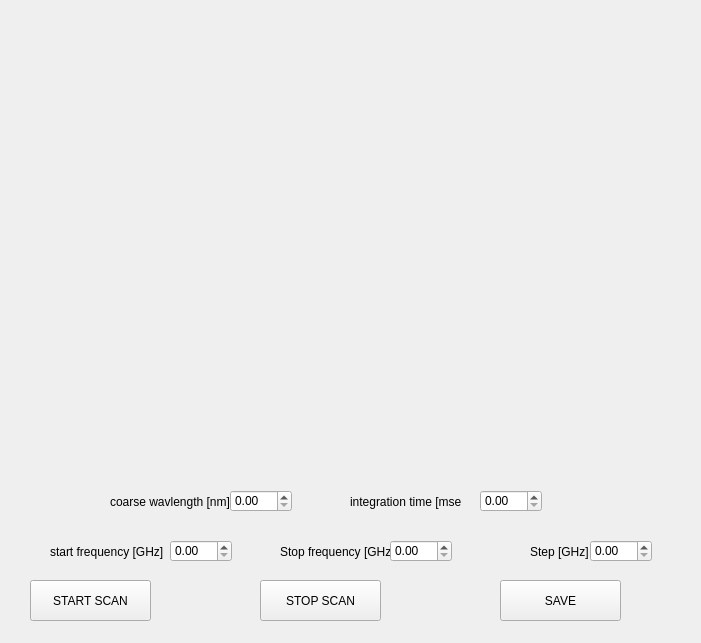
<?xml version="1.0" encoding="UTF-8"?>
<ui version="4.0">
 <class>Panel</class>
 <widget class="QWidget" name="Panel">
  <property name="geometry">
   <rect>
    <x>0</x>
    <y>0</y>
    <width>701</width>
    <height>643</height>
   </rect>
  </property>
  <property name="windowTitle">
   <string>Form</string>
  </property>
  <property name="layoutDirection">
   <enum>Qt::LeftToRight</enum>
  </property>
  <widget class="QPushButton" name="start_scan_button">
   <property name="geometry">
    <rect>
     <x>30</x>
     <y>580</y>
     <width>121</width>
     <height>41</height>
    </rect>
   </property>
   <property name="text">
    <string>START SCAN</string>
   </property>
  </widget>
  <widget class="QPushButton" name="stop_scan_button">
   <property name="geometry">
    <rect>
     <x>260</x>
     <y>580</y>
     <width>121</width>
     <height>41</height>
    </rect>
   </property>
   <property name="text">
    <string>STOP SCAN</string>
   </property>
  </widget>
  <widget class="QPushButton" name="save_scan_button">
   <property name="geometry">
    <rect>
     <x>500</x>
     <y>580</y>
     <width>121</width>
     <height>41</height>
    </rect>
   </property>
   <property name="text">
    <string>SAVE</string>
   </property>
  </widget>
  <widget class="QDoubleSpinBox" name="doubleSpinBox_start_F">
   <property name="geometry">
    <rect>
     <x>170</x>
     <y>540</y>
     <width>62</width>
     <height>22</height>
    </rect>
   </property>
  </widget>
  <widget class="QLabel" name="label_2">
   <property name="geometry">
    <rect>
     <x>50</x>
     <y>540</y>
     <width>131</width>
     <height>23</height>
    </rect>
   </property>
   <property name="text">
    <string>start frequency [GHz]</string>
   </property>
  </widget>
  <widget class="QLabel" name="label_3">
   <property name="geometry">
    <rect>
     <x>280</x>
     <y>540</y>
     <width>111</width>
     <height>23</height>
    </rect>
   </property>
   <property name="text">
    <string>Stop frequency [GHz]</string>
   </property>
  </widget>
  <widget class="QLabel" name="label_4">
   <property name="geometry">
    <rect>
     <x>530</x>
     <y>540</y>
     <width>61</width>
     <height>23</height>
    </rect>
   </property>
   <property name="text">
    <string>Step [GHz]</string>
   </property>
  </widget>
  <widget class="QDoubleSpinBox" name="doubleSpinBox_stop_f">
   <property name="geometry">
    <rect>
     <x>390</x>
     <y>540</y>
     <width>62</width>
     <height>22</height>
    </rect>
   </property>
  </widget>
  <widget class="QDoubleSpinBox" name="doubleSpinBox_step_f">
   <property name="geometry">
    <rect>
     <x>590</x>
     <y>540</y>
     <width>62</width>
     <height>22</height>
    </rect>
   </property>
  </widget>
  <widget class="QDoubleSpinBox" name="doubleSpinBox_coarse_wav">
   <property name="geometry">
    <rect>
     <x>230</x>
     <y>490</y>
     <width>62</width>
     <height>22</height>
    </rect>
   </property>
  </widget>
  <widget class="QDoubleSpinBox" name="doubleSpinBox_int_time">
   <property name="geometry">
    <rect>
     <x>480</x>
     <y>490</y>
     <width>62</width>
     <height>22</height>
    </rect>
   </property>
  </widget>
  <widget class="QLabel" name="label_5">
   <property name="geometry">
    <rect>
     <x>110</x>
     <y>490</y>
     <width>121</width>
     <height>23</height>
    </rect>
   </property>
   <property name="text">
    <string>coarse wavlength [nm]</string>
   </property>
  </widget>
  <widget class="QLabel" name="label_6">
   <property name="geometry">
    <rect>
     <x>350</x>
     <y>490</y>
     <width>111</width>
     <height>23</height>
    </rect>
   </property>
   <property name="text">
    <string>integration time [msec]</string>
   </property>
  </widget>
  <widget class="QWidget" name="gridLayoutWidget">
   <property name="geometry">
    <rect>
     <x>39</x>
     <y>50</y>
     <width>611</width>
     <height>391</height>
    </rect>
   </property>
   <layout class="QGridLayout" name="gridLayout"/>
  </widget>
 </widget>
 <resources/>
 <connections/>
</ui>
